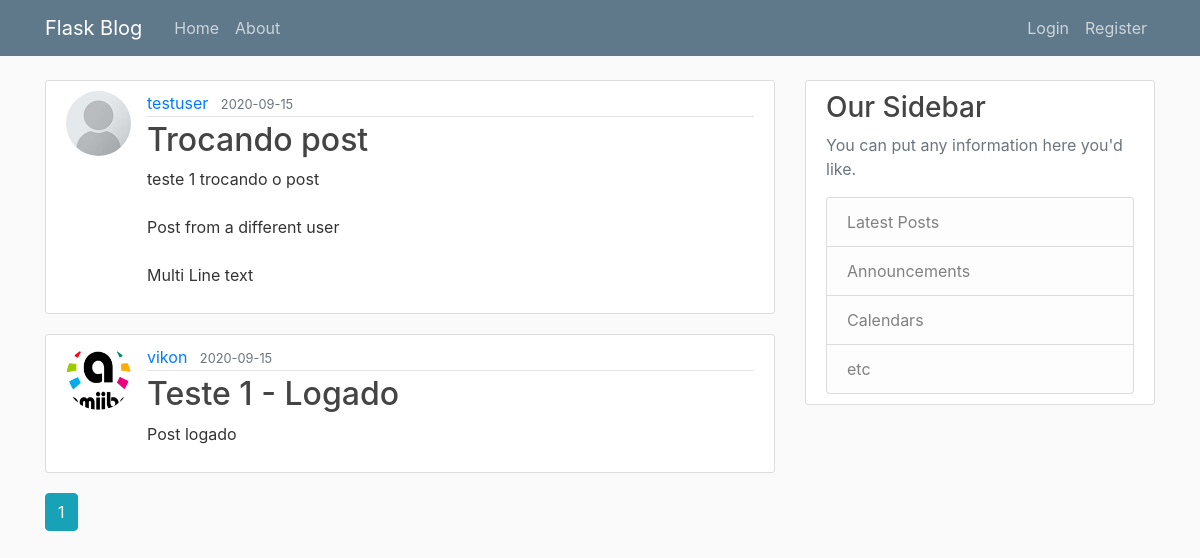
The app's page /home, older data.
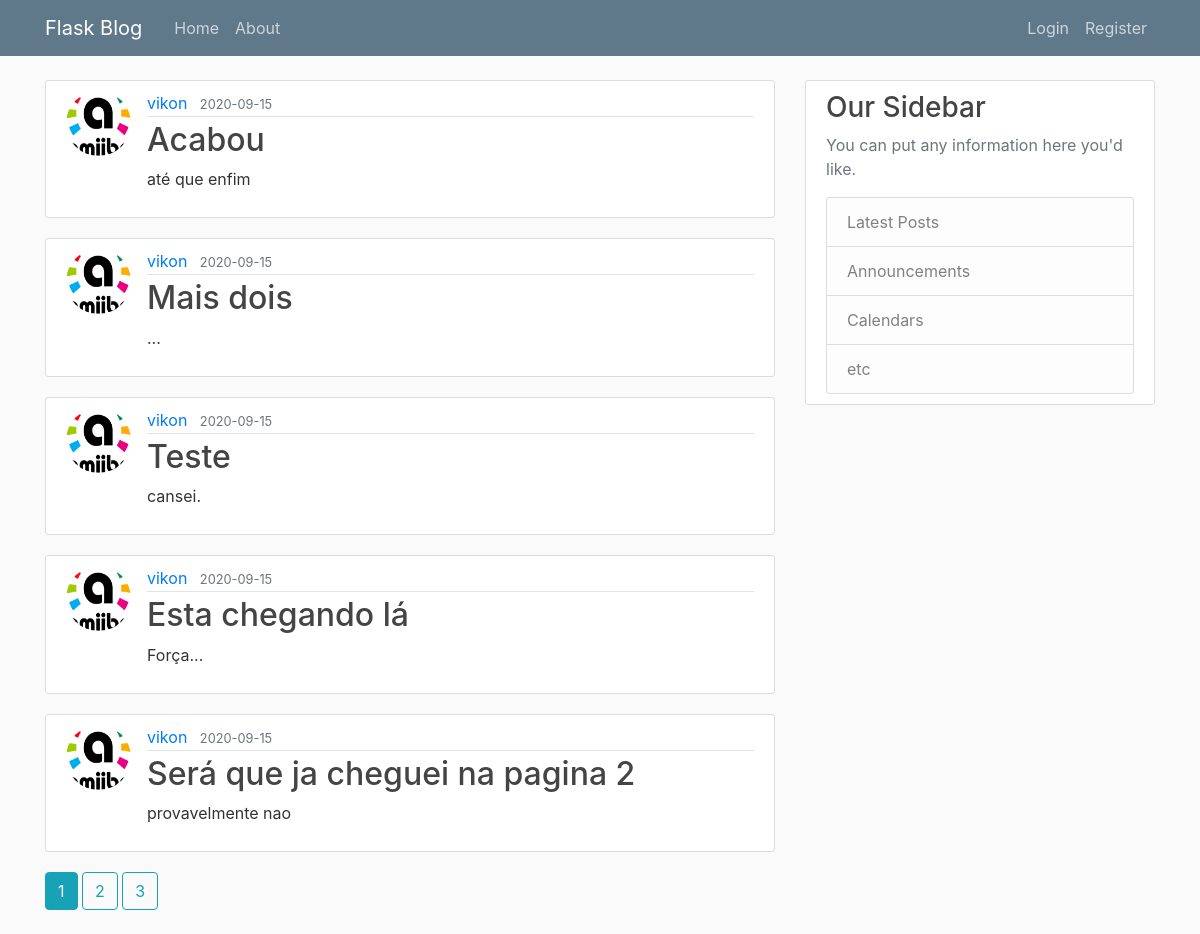
The same page, newer data.
### flaskblog/models.py (models this page shows, shortened)
class Post(db.Model):
    id = db.Column(db.Integer, primary_key=True)
    title = db.Column(db.String(100), nullable=False)
    date_posted = db.Column(db.DateTime, nullable=False, default=datetime.utcnow)
    content = db.Column(db.Text, nullable=False)
    user_id = db.Column(db.Integer, db.ForeignKey('user.id'), nullable=False)

class User(db.Model, UserMixin):
    id = db.Column(db.Integer, primary_key=True)
    username = db.Column(db.String(20), unique=True, nullable=False)
    email = db.Column(db.String(120), unique=True, nullable=False)
    image_file = db.Column(db.String(20), nullable=False, default='default.jpg')
    password = db.Column(db.String(60), nullable=False)
    posts = db.relationship('Post', backref='author', lazy=True)

### flaskblog/main/routes.py (the view)
@main.route("/")
@main.route("/home")
def home():
    page = request.args.get('page', 1, type=int)
    posts = Post.query.order_by(
        Post.date_posted.desc()).paginate(page=page, per_page=5)
    return render_template('home.html', posts=posts)

### flaskblog/templates/home.html
{% extends "layout.html" %}
{% block content %}
    {% for post in posts.items %}
        <article class="media content-section">
          <img class="rounded-circle article-img" src="{{ url_for('static', filename='profile_pics/' + post.author.image_file) }}">
          <div class="media-body">
            <div class="article-metadata">
              <a class="mr-2" href="{{ url_for('users.user_posts', username=post.author.username) }}">{{ post.author.username }}</a>
              <small class="text-muted">{{ post.date_posted.strftime('%Y-%m-%d') }}</small>
            </div>
            <h2><a class="article-title" href="{{ url_for('posts.post', post_id=post.id) }}">{{ post.title }}</a></h2>
            <p class="article-content">{{ post.content }}</p>
          </div>
        </article>
    {% endfor %}
    {% for page_num in posts.iter_pages(left_edge=1, right_edge=1, left_current=1, right_current=2) %}
      {% if page_num %}
        {% if posts.page == page_num %}
          <a class="btn btn-info mb-4" href="{{ url_for('main.home', page=page_num) }}">{{ page_num }}</a>
        {% else %}
          <a class="btn btn-outline-info mb-4" href="{{ url_for('main.home', page=page_num) }}">{{ page_num }}</a>
        {% endif %}
      {% else %}
        ...
      {% endif %}
    {% endfor %}
{% endblock content %}

Row changes from the older to the newer data that the page shows:
no longer on this page (row unchanged): Post: image_file (placeholder picture), author.username "testuser", date_posted "2020-09-15", title "Trocando post", content "teste 1 trocando o post Post from a different user Multi Line text"
no longer on this page (row unchanged): Post: image_file (picture), author.username "vikon", date_posted "2020-09-15", title "Teste 1 - Logado", content "Post logado"
added Post: image_file (picture), author.username "vikon", date_posted "2020-09-15", title "Acabou", content "até que enfim"
added Post: image_file (picture), author.username "vikon", date_posted "2020-09-15", title "Mais dois", content "..."
added Post: image_file (picture), author.username "vikon", date_posted "2020-09-15", title "Teste", content "cansei."
added Post: image_file (picture), author.username "vikon", date_posted "2020-09-15", title "Esta chegando lá", content "Força..."
added Post: image_file (picture), author.username "vikon", date_posted "2020-09-15", title "Será que ja cheguei na pagina 2", content "provavelmente nao"
Text that changed along with them:
new list line: "2"
new list line: "3"
